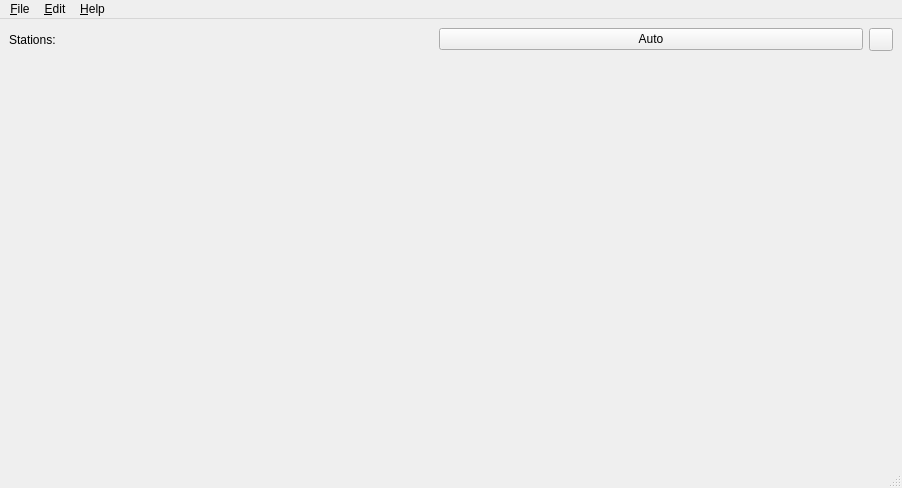
<?xml version="1.0" encoding="UTF-8"?>
<ui version="4.0">
 <class>MainWindow</class>
 <widget class="QMainWindow" name="MainWindow">
  <property name="geometry">
   <rect>
    <x>0</x>
    <y>0</y>
    <width>902</width>
    <height>476</height>
   </rect>
  </property>
  <property name="windowTitle">
   <string>Lugdulo'v</string>
  </property>
  <property name="windowIcon">
   <iconset resource="res/lugdulov.qrc">
    <normaloff>:/res/icon.png</normaloff>:/res/icon.png</iconset>
  </property>
  <widget class="QWidget" name="centralwidget">
   <layout class="QGridLayout" name="gridLayout">
    <item row="0" column="0" colspan="2">
     <layout class="QHBoxLayout" name="horizontalLayout">
      <item>
       <widget class="QLabel" name="stationsLabel">
        <property name="text">
         <string>Stations:</string>
        </property>
       </widget>
      </item>
      <item>
       <widget class="QPushButton" name="pushButton">
        <property name="text">
         <string>Auto</string>
        </property>
       </widget>
      </item>
      <item>
       <widget class="QToolButton" name="settingsButton">
        <property name="text">
         <string/>
        </property>
        <property name="icon">
         <iconset resource="res/lugdulov.qrc">
          <normaloff>:/res/configure.png</normaloff>:/res/configure.png</iconset>
        </property>
       </widget>
      </item>
     </layout>
    </item>
    <item row="1" column="0" rowspan="2">
     <widget class="MapWidget" name="mapWidget" native="true">
      <property name="sizePolicy">
       <sizepolicy hsizetype="MinimumExpanding" vsizetype="MinimumExpanding">
        <horstretch>0</horstretch>
        <verstretch>0</verstretch>
       </sizepolicy>
      </property>
      <property name="minimumSize">
       <size>
        <width>400</width>
        <height>400</height>
       </size>
      </property>
     </widget>
    </item>
    <item row="1" column="1" rowspan="2">
     <widget class="StationsListWidget" name="listWidget" native="true">
      <property name="sizePolicy">
       <sizepolicy hsizetype="Expanding" vsizetype="Expanding">
        <horstretch>0</horstretch>
        <verstretch>0</verstretch>
       </sizepolicy>
      </property>
     </widget>
    </item>
   </layout>
  </widget>
  <widget class="QStatusBar" name="statusbar"/>
  <widget class="QMenuBar" name="menuBar">
   <property name="geometry">
    <rect>
     <x>0</x>
     <y>0</y>
     <width>902</width>
     <height>19</height>
    </rect>
   </property>
   <widget class="QMenu" name="menu_File">
    <property name="title">
     <string>&amp;File</string>
    </property>
    <addaction name="quitAction"/>
   </widget>
   <widget class="QMenu" name="menu_Edit">
    <property name="title">
     <string>&amp;Edit</string>
    </property>
    <addaction name="settingsAction"/>
   </widget>
   <widget class="QMenu" name="menu_Help">
    <property name="title">
     <string>&amp;Help</string>
    </property>
    <addaction name="aboutQtAction"/>
    <addaction name="aboutAction"/>
   </widget>
   <addaction name="menu_File"/>
   <addaction name="menu_Edit"/>
   <addaction name="menu_Help"/>
  </widget>
  <action name="aboutQtAction">
   <property name="text">
    <string>About &amp;Qt...</string>
   </property>
  </action>
  <action name="aboutAction">
   <property name="text">
    <string>&amp;About...</string>
   </property>
  </action>
  <action name="quitAction">
   <property name="text">
    <string>&amp;Quit</string>
   </property>
  </action>
  <action name="settingsAction">
   <property name="icon">
    <iconset resource="res/lugdulov.qrc">
     <normaloff>:/res/configure.png</normaloff>:/res/configure.png</iconset>
   </property>
   <property name="text">
    <string>Settings...</string>
   </property>
  </action>
 </widget>
 <customwidgets>
  <customwidget>
   <class>MapWidget</class>
   <extends>QWidget</extends>
   <header>mapwidget.h</header>
   <container>1</container>
  </customwidget>
  <customwidget>
   <class>StationsListWidget</class>
   <extends>QWidget</extends>
   <header>stationslistwidget.h</header>
   <container>1</container>
  </customwidget>
 </customwidgets>
 <resources>
  <include location="res/lugdulov.qrc"/>
 </resources>
 <connections>
  <connection>
   <sender>quitAction</sender>
   <signal>triggered()</signal>
   <receiver>MainWindow</receiver>
   <slot>close()</slot>
   <hints>
    <hint type="sourcelabel">
     <x>-1</x>
     <y>-1</y>
    </hint>
    <hint type="destinationlabel">
     <x>399</x>
     <y>299</y>
    </hint>
   </hints>
  </connection>
 </connections>
</ui>
